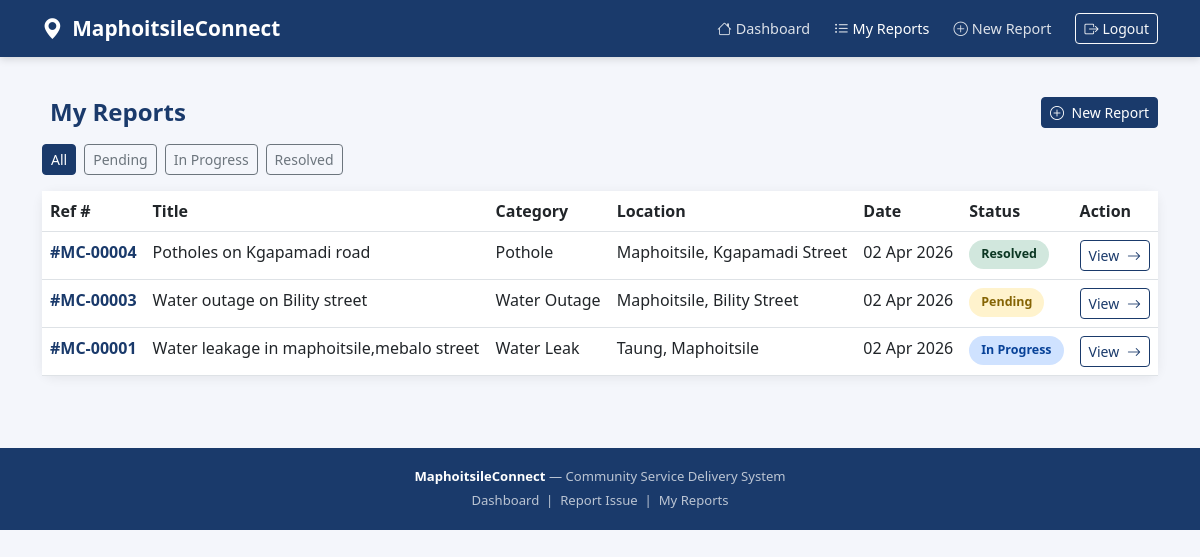
The app's page /reports/ (signed in) with its own data.
### app/models.py (models this page shows, shortened)
class Issue(models.Model):
    CATEGORY_CHOICES = [
        ('water_leak',   'Water Leak'),
        ('electricity',  'Electricity Fault'),
        ('pothole',      'Pothole'),
        ('waste',        'Waste Collection'),
        ('water_outage', 'Water Outage'),
        ('other',        'Other'),
    ]
    STATUS_CHOICES = [
        ('pending',     'Pending'),
        ('in_progress', 'In Progress'),
        ('resolved',    'Resolved'),
    ]
    user        = models.ForeignKey(User, on_delete=models.CASCADE)
    title       = models.CharField(max_length=200)
    category    = models.CharField(max_length=50, choices=CATEGORY_CHOICES)
    description = models.TextField()
    location    = models.CharField(max_length=255)
    image       = models.ImageField(upload_to='issues/', blank=True, null=True)
    status      = models.CharField(max_length=20, choices=STATUS_CHOICES, default='pending')
    created_at  = models.DateTimeField(auto_now_add=True)
    updated_at  = models.DateTimeField(auto_now=True)
    class Meta:
        ordering = ['-created_at']

### app/views.py (the view)
# urls.py: path('reports/',                  views.issue_list,   name='issue_list'),
@login_required
def issue_list(request):
    status_filter = request.GET.get('status', '')
    issues        = Issue.objects.filter(user=request.user)
    if status_filter:
        issues = issues.filter(status=status_filter)
    context = {
        'issues':         issues,
        'status_filter':  status_filter,
        'pending_count':  Issue.objects.filter(user=request.user, status='pending').count(),
        'progress_count': Issue.objects.filter(user=request.user, status='in_progress').count(),
        'resolved_count': Issue.objects.filter(user=request.user, status='resolved').count(),
    }
    return render(request, 'reports/issue_list.html', context)

### app/templates/reports/issue_list.html (shortened to what this page needs)
{% extends 'reports/base.html' %}
{% block content %}
<div class="d-flex justify-content-between align-items-center mb-3">
  <h4 class="fw-bold mb-0" style="color:#1a3a6b;">
    My Reports
  </h4>
  <a href="{% url 'report_issue' %}" class="btn btn-primary btn-sm">
    <i class="bi bi-plus-circle me-1"></i> New Report
  </a>
</div>
<div class="d-flex flex-wrap gap-2 mb-3">
  <a href="{% url 'issue_list' %}"
     class="btn btn-sm {% if not status_filter %}btn-primary{% else %}btn-outline-secondary{% endif %}">
    All
  </a>
  <a href="?status=pending"
     class="btn btn-sm {% if status_filter == 'pending' %}btn-warning text-dark{% else %}btn-outline-secondary{% endif %}">
    Pending
  </a>
  <a href="?status=in_progress"
     class="btn btn-sm {% if status_filter == 'in_progress' %}btn-info text-dark{% else %}btn-outline-secondary{% endif %}">
    In Progress
  </a>
  <a href="?status=resolved"
     class="btn btn-sm {% if status_filter == 'resolved' %}btn-success{% else %}btn-outline-secondary{% endif %}">
    Resolved
  </a>
</div>
<div class="card">
  <div class="card-body p-0">
    {% if issues %}
      <div class="table-responsive">
        <table class="table table-hover mb-0">
          <thead style="background:#f8f9fa;">
            <tr>
              <th>Ref #</th>
              <th>Title</th>
              <th>Category</th>
              <th>Location</th>
              <th>Date</th>
              <th>Status</th>
              <th>Action</th>
            </tr>
          </thead>
          <tbody>
            {% for issue in issues %}
            <tr>
              <td class="fw-semibold" style="color:#1a3a6b;">
                #MC-{{ issue.pk|stringformat:"05d" }}
              </td>
              <td>{{ issue.title }}</td>
              <td>{{ issue.get_category_display }}</td>
              <td>{{ issue.location }}</td>
              <td>{{ issue.created_at|date:"d M Y" }}</td>
              <td>
                {% if issue.status == 'pending' %}
                  <span class="badge-pending">Pending</span>
                {% elif issue.status == 'in_progress' %}
                  <span class="badge-progress">In Progress</span>
                {% else %}
                  <span class="badge-resolved">Resolved</span>
                {% endif %}
              </td>
              <td>
                <a href="{% url 'issue_detail' issue.pk %}"
                   class="btn btn-outline-primary btn-sm">
                  View <i class="bi bi-arrow-right ms-1"></i>
                </a>
              </td>
            </tr>
            {% endfor %}
          </tbody>
        </table>
      </div>
    {% endif %}
  </div>
</div>
{% endblock %}

### app/templates/reports/base.html (style rules this page uses)
body { background: #f4f6fb; font-family: 'Segoe UI', sans-serif; }
.card { border: none; border-radius: 12px; box-shadow: 0 2px 12px rgba(0,0,0,0.07); }
.badge-pending { background:#fff3cd; color:#856404; padding:5px 12px; border-radius:20px; font-size:0.78rem; font-weight:600; display:inline-block; }
.badge-progress { background:#cfe2ff; color:#084298; padding:5px 12px; border-radius:20px; font-size:0.78rem; font-weight:600; display:inline-block; }
.badge-resolved { background:#d1e7dd; color:#0a3622; padding:5px 12px; border-radius:20px; font-size:0.78rem; font-weight:600; display:inline-block; }
.btn-primary { background:#1a3a6b; border-color:#1a3a6b; }
.btn-outline-primary { color:#1a3a6b; border-color:#1a3a6b; }

### records on screen
Issue: pk "00004", title "Potholes on Kgapamadi road", category "Pothole", location "Maphoitsile, Kgapamadi Street", created_at "02 Apr 2026", status "Resolved"
Issue: pk "00003", title "Water outage on Bility street", category "Water Outage", location "Maphoitsile, Bility Street", created_at "02 Apr 2026", status "Pending"
Issue: pk "00001", title "Water leakage in maphoitsile,mebalo street", category "Water Leak", location "Taung, Maphoitsile", created_at "02 Apr 2026", status "In Progress"
